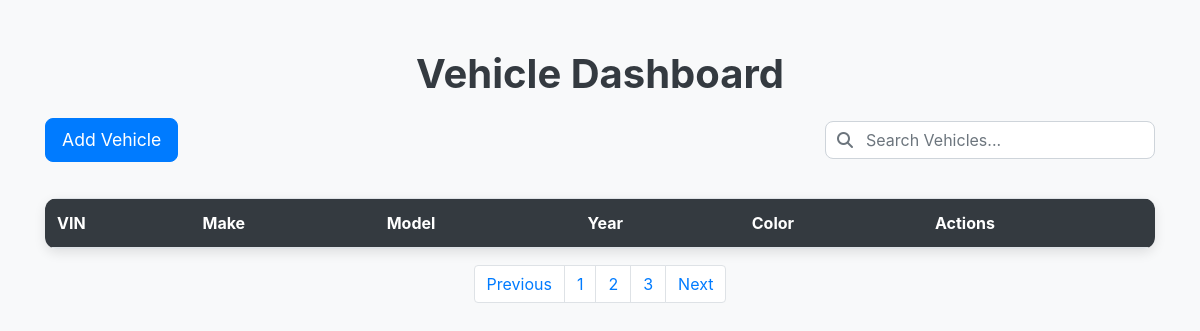
The app's page /transport/vehicles/ (signed in), older data.
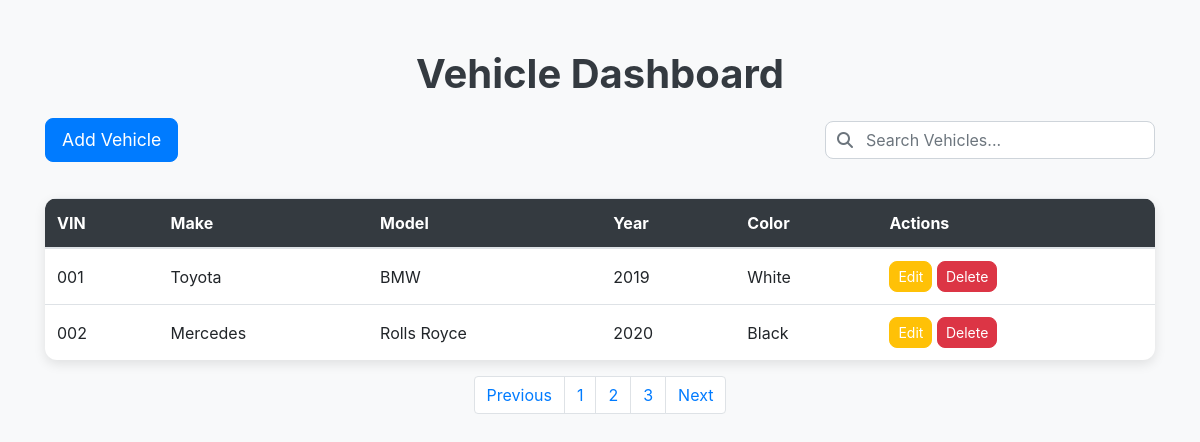
The same page, newer data.
### transport/models.py (models this page shows, shortened)
class Vehicle(models.Model):
    VIN = models.CharField(max_length=17, unique=True)
    make = models.CharField(max_length=50)
    model = models.CharField(max_length=50)
    year = models.PositiveIntegerField()
    color = models.CharField(max_length=30)
    latitude = models.FloatField()
    longitude = models.FloatField()
    driver = models.ForeignKey(Driver, on_delete=models.SET_NULL, null=True, blank=True)

### transport/views.py (the view)
# urls.py: path('vehicles/', vehicle_list, name='vehicle_list'),
@login_required
def vehicle_list(request):
    vehicles = Vehicle.objects.all()
    return render(request, 'transport/vehicle_list.html', {'vehicles': vehicles})

### transport/templates/transport/vehicle_list.html (shortened to what this page needs)
<!DOCTYPE html>
<html lang="en">
<head>
    <link rel="stylesheet" href="https://maxcdn.bootstrapcdn.com/bootstrap/4.5.2/css/bootstrap.min.css">
</head>
<body>
    <div class="container">
        <h1 class="text-center">Vehicle Dashboard</h1>
        <div class="d-flex justify-content-between align-items-center">
            <a href="{% url 'transport:add_vehicle' %}" class="btn btn-primary">Add Vehicle</a>
            <div class="search-bar">
                <span class="search-icon"><i class="fas fa-search"></i></span>
                <input type="text" class="form-control" placeholder="Search Vehicles...">
            </div>
        </div>
        <table class="table table-hover mt-3">
            <thead>
                <tr>
                    <th>VIN</th>
                    <th>Make</th>
                    <th>Model</th>
                    <th>Year</th>
                    <th>Color</th>
                    <th>Actions</th>
                </tr>
            </thead>
            <tbody>
                {% for vehicle in vehicles %}
                <tr>
                    <td>{{ vehicle.VIN }}</td>
                    <td>{{ vehicle.make }}</td>
                    <td>{{ vehicle.model }}</td>
                    <td>{{ vehicle.year }}</td>
                    <td>{{ vehicle.color }}</td>
                    <td>
                        <a href="{% url 'transport:edit_vehicle' vehicle.id %}" class="btn btn-warning btn-sm">Edit</a>
                        <a href="{% url 'transport:delete_vehicle' vehicle.id %}" class="btn btn-danger btn-sm">Delete</a>
                    </td>
                </tr>
                {% endfor %}
            </tbody>
        </table>
        <nav aria-label="Page navigation">
            <ul class="pagination">
                <li class="page-item"><a class="page-link" href="#">Previous</a></li>
                <li class="page-item"><a class="page-link" href="#">1</a></li>
                <li class="page-item"><a class="page-link" href="#">2</a></li>
                <li class="page-item"><a class="page-link" href="#">3</a></li>
                <li class="page-item"><a class="page-link" href="#">Next</a></li>
            </ul>
        </nav>
    </div>
</body>
</html>

### transport/templates/transport/vehicle_list.html (style rules this page uses)
body { background-color: #f8f9fa; }
.container { margin-top: 50px; }
h1 { font-size: 2.5rem; font-weight: bold; color: #343a40; margin-bottom: 20px; }
.btn-primary { font-size: 1.1rem; padding: 8px 16px; border-radius: 8px; margin-bottom: 20px; }
.table { background: #fff; border-radius: 12px; overflow: hidden; box-shadow: 0px 4px 12px rgba(0, 0, 0, 0.1); }
.table thead { background-color: #343a40; color: #ffffff; }
.table tbody tr td { vertical-align: middle; font-size: 1rem; }
.btn { border-radius: 8px; }
.btn-warning, .btn-danger { color: #fff; }
.search-bar { position: relative; margin-bottom: 20px; }
.search-bar input { width: 100%; padding: 12px 40px; border-radius: 8px; border: 1px solid #ced4da; font-size: 1rem; }
.search-bar .search-icon { position: absolute; top: 50%; left: 12px; transform: translateY(-50%); color: #6c757d; }
.pagination { justify-content: center; }

Row changes from the older to the newer data that the page shows:
added Vehicle: VIN "001", make "Toyota", model "BMW", year "2019", color "White"
added Vehicle: VIN "002", make "Mercedes", model "Rolls Royce", year "2020", color "Black"
